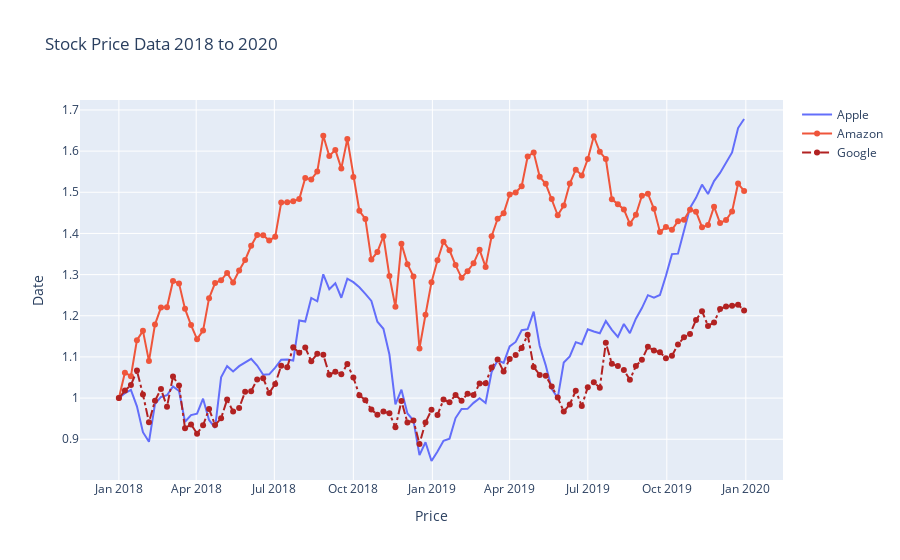

The cell this chart's notebook holds for it:
### Code cell
# further style the figure
fig.update_layout(title='Stock Price Data 2018 to 2020',
                  xaxis_title='Price', yaxis_title='Date')
